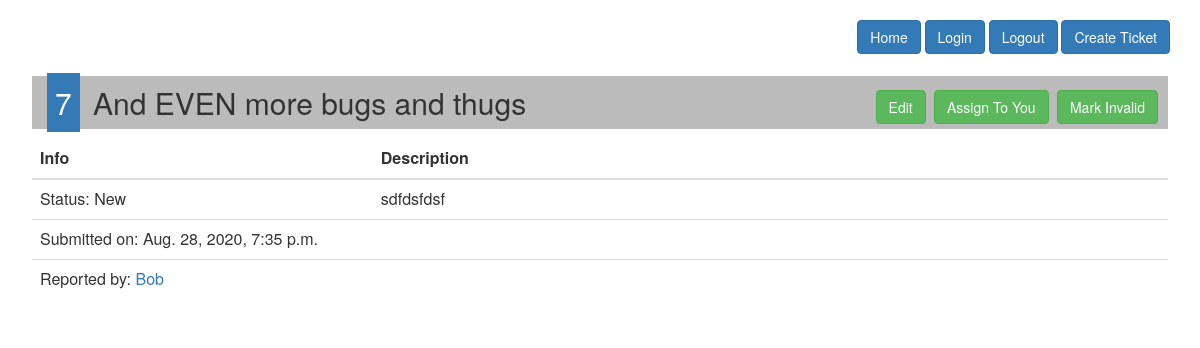
The app's page /ticket/7/ with its own data.
### homepage/models.py (models this page shows, shortened)
class Ticket(models.Model):
    title = models.CharField(max_length=50)
    post_date = models.DateTimeField(default=timezone.now)
    description = models.TextField()
    user_filed = models.ForeignKey(newauthmodel, on_delete=models.CASCADE)
    status = models.CharField(max_length=50, default='New')
    user_assigned = models.CharField(max_length=50, blank=True, null=True)
    user_completed = models.CharField(max_length=50, blank=True, null=True)

### myuser/models.py (models this page shows)
class MyUser(AbstractUser):
    pass

### homepage/views.py (the view)
# urls.py: path('ticket/<int:ticket_id>/', ticket_detail_view, name="ticketview"),
def ticket_detail_view(request, ticket_id):
    my_ticket = Ticket.objects.filter(id=ticket_id).first()
    return render(request, "ticket_detail.html", {"ticket": my_ticket})

### templates/ticket_detail.html (shortened to what this page needs)
{% extends 'base.html' %} {% block content %}
<br />
<div align="right">
  <a href="/" class="btn btn-primary">Home</a>&nbsp;<a
    href="/login/"
    class="btn btn-primary"
    >Login</a
  >&nbsp;<a href="/logout/" class="btn btn-primary">Logout</a>&nbsp;<a
    href="/addticket/"
    class="btn btn-primary"
    >Create Ticket</a
  >
</div>
{% if not ticket %}
<h1>The ticket you are looking for does not exist.</h1>
{% else %}
<div class="card" style="padding: 2px">
  <h2 class="card-header" style="background-color: #bbb; padding: 10px">
    <span
      style="color: white; background-color: #337ab7; margin: 5px; padding: 8px"
      >{{ ticket.id }}</span
    >&nbsp;{{ ticket.title }}
    <span style="float: right">
      {% if ticket.status == "In Progress" %}
      <a class="btn btn-success" href="/ticket/{{ ticket.id }}/edit">Edit</a>
      <a class="btn btn-success" href="/ticket/{{ ticket.id }}/action/done"
        >Complete</a
      >
      <a class="btn btn-success" href="/ticket/{{ ticket.id }}/action/unassign"
        >Return Ticket</a
      >
      <a class="btn btn-success" href="/ticket/{{ ticket.id }}/action/invalid"
        >Mark Invalid</a
      >
      {% elif ticket.status == "Done" %}
      <a class="btn btn-success" href="/ticket/{{ ticket.id }}/action/reopen"
        >Reopen Ticket</a
      >
      {% elif ticket.status == "Invalid" %}
      <a class="btn btn-success" href="/ticket/{{ ticket.id }}/action/reopen"
        >Reopen Ticket</a
      >
      {% else %}
      <a class="btn btn-success" href="/ticket/{{ ticket.id }}/edit">Edit</a>
      <a class="btn btn-success" href="/ticket/{{ ticket.id }}/action/assign"
        >Assign To You</a
      >
      <a class="btn btn-success" href="/ticket/{{ ticket.id }}/action/invalid"
        >Mark Invalid</a
      >
      {% endif %}
    </span>
  </h2>
  <div class="card-body">
    <table class="table">
      <thead>
        <tr>
          <th scope="col" style="width: 30%">Info</th>
          <th scope="col">Description</th>
        </tr>
      </thead>
      <tbody>
        <tr>
          <td scope="row">Status: {{ ticket.status }}</td>
          <td>{{ ticket.description }}</td>
        </tr>
        <tr>
          <td scope="row">Submitted on: {{ ticket.post_date }}</td>
          <td></td>
        </tr>
        <tr>
          <td scope="row">
            Reported by:
            <a href="/user/{{ ticket.user_filed.id }}/"
              >{{ ticket.user_filed }}</a
            >
          </td>
          <td></td>
        </tr>
      </tbody>
    </table>
  </div>
</div>
{% endif %} {% endblock %}

### records on screen
Ticket: id "7", title "And EVEN more bugs and thugs", status "New", description "sdfdsfdsf", post_date "Aug. 28, 2020, 7:35 p.m.", user_filed "Bob"
